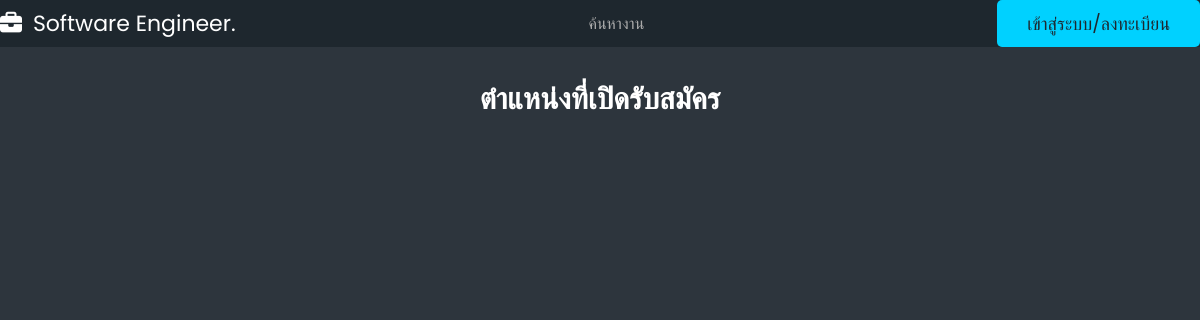
The app's page /showalljob/, older data.
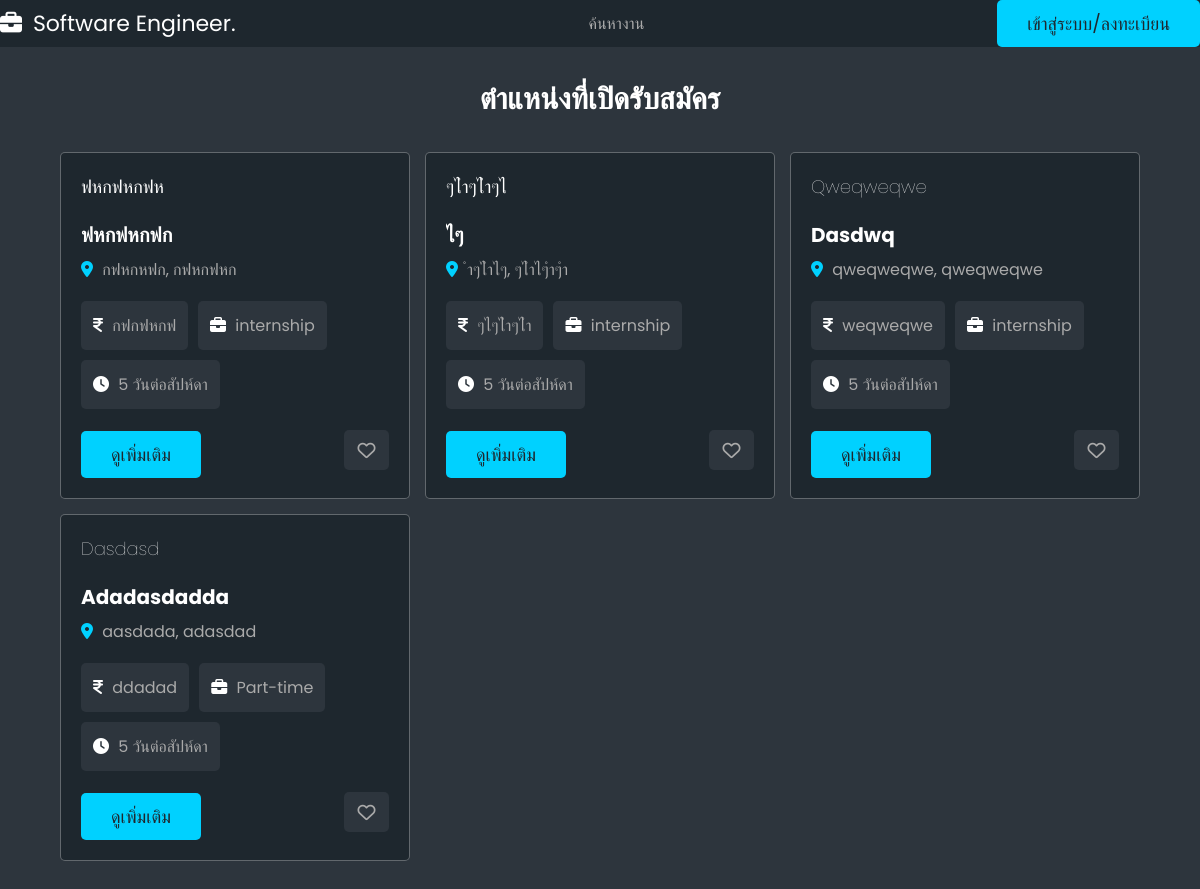
The same page, newer data.
### usertype/models.py (models this page shows, shortened)
class Job(models.Model):
    jobname = models.CharField(max_length=255)
    jobdes = models.TextField()
    worktype = models.CharField(max_length=255)
    quality = models.TextField()
    benefit = models.TextField()
    workstart = models.TimeField()
    workend = models.TimeField()
    workday = models.CharField(max_length=255)
    requirement = models.TextField()
    qualifications = models.TextField(blank=True, null=True)
    skills = models.TextField()
    company = models.CharField(max_length=255)
    city = models.CharField(max_length=255)
    country = models.CharField(max_length=255)

### usertype/views.py (the view)
# urls.py: path("showalljob/", views.viewalljob, name="showalljob"),  # Show all job page
def viewalljob(request):
    jobs = Job.objects.all()
    return render(request, "userweb/jobs.html", {"jobs": jobs})

### usertype/templates/userweb/jobs.html (shortened to what this page needs)
<!DOCTYPE html>
<html lang="en">
  {% load static %}
  <head>
    <link rel="stylesheet" href="{% static "css/style.css" %}" />
  </head>
  <body>
  {% include "navbarmain.html" %}
    <section class="jobs-container">
      <h1 class="heading">ตำแหน่งที่เปิดรับสมัคร</h1>
      <div class="box-container">
        {% for job in jobs %}
        <div class="box">
            <div class="company">
                <div>
                    <h3>{{ job.company }}</h3>
                </div>
            </div>
            <h3 class="job-title">{{ job.jobname }}</h3>
            <p class="location">
                <i class="fas fa-map-marker-alt"></i> <span>{{ job.city }}, {{job.country }}</span>
            </p>
            <div class="tags">
                <p>
                    <i class="fas fa-indian-rupee-sign"></i> <span>{{ job.benefit }}</span>
                </p>
                <p><i class="fas fa-briefcase"></i> <span>{{ job.worktype }}</span></p>
                <p><i class="fas fa-clock"></i> <span>{{ job.workday }}</span></p>
            </div>
            <div class="flex-btn">
                <a href="{% url 'view_job' job.id %}" class="btn">ดูเพิ่มเติม</a>
                <button type="submit" class="far fa-heart" name="save"></button>
            </div>
        </div>
      {% endfor %}
      </div>
    </section>
    <section></section>
  </body>
</html>

Row changes from the older to the newer data that the page shows:
added Job: company "ฟหกฟหกฟห", jobname "ฟหกฟหกฟก", city "กฟหกหฟก", country "กฟหกฟหก", benefit "กฟกฟหกฟ", worktype "internship", workday "5 วันต่อสัปห์ดา"
added Job: company "ๆไำๆไำๆไ", jobname "ไๆ", city "ำๆไำไๆ", country "ๆไำไๆำๆำ", benefit "ๆไๆไำๆไำ", worktype "internship", workday "5 วันต่อสัปห์ดา"
added Job: company "Qweqweqwe", jobname "Dasdwq", city "qweqweqwe", country "qweqweqwe", benefit "weqweqwe", worktype "internship", workday "5 วันต่อสัปห์ดา"
added Job: company "Dasdasd", jobname "Adadasdadda", city "aasdada", country "adasdad", benefit "ddadad", worktype "Part-time", workday "5 วันต่อสัปห์ดา"
